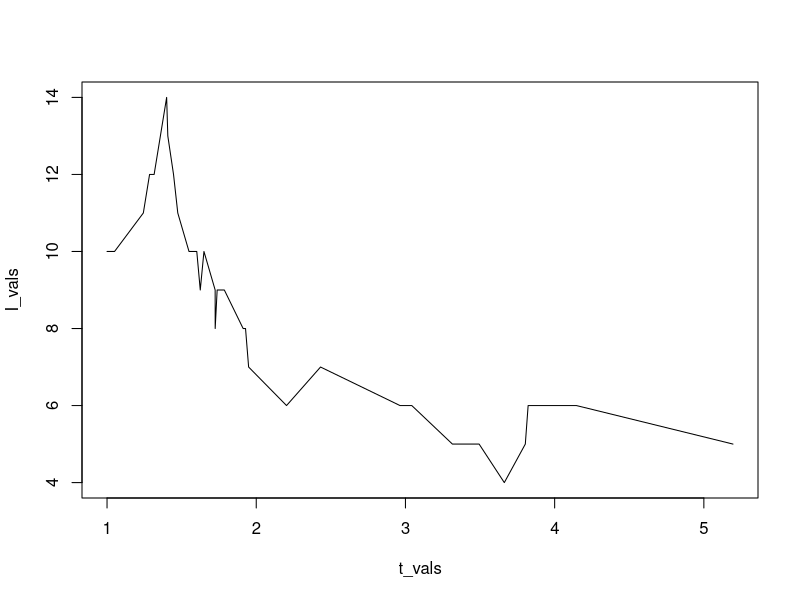

The R source for this figure:
# ------ The following script is an example project for the Diversity of viruses project -------#
b <- 0.65
g <- 1
N <- 200
mu <- 0
m <- 0.5
t <- 1
I <- 10
S <- N-I
Time <- 5

S_vals <- list(S)

I_vals <- list(I)

t_vals <- list(t)

i <- 2
dt <- 0
while (t < Time){
  R1 <- (b*I*S)/N
  R2 <- g*I
  R <- R1 + R2
  dt <- -log2(runif(1))/R
  t <- t + dt
  
  if(runif(1) < R1/R){
    S <- S-1
    I <- I+1
  }
  else if(runif(1) < R2/R){
    I <- I-1
    S <- S+1
  }
  else{
    I <- I
    S <- S
  }
  S_vals <- c(S_vals, S)
  I_vals <- c(I_vals, I)
  t_vals <- c(t_vals, t)
}

plot(t_vals, I_vals, type="l")